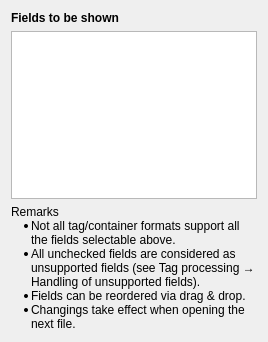
<?xml version="1.0" encoding="UTF-8"?>
<ui version="4.0">
 <class>QtGui::EditorFieldsOptionPage</class>
 <widget class="QWidget" name="QtGui::EditorFieldsOptionPage">
  <property name="geometry">
   <rect>
    <x>0</x>
    <y>0</y>
    <width>268</width>
    <height>342</height>
   </rect>
  </property>
  <property name="windowTitle">
   <string>Fields</string>
  </property>
  <layout class="QVBoxLayout" name="verticalLayout">
   <item>
    <widget class="QLabel" name="toBeShownLabel">
     <property name="styleSheet">
      <string notr="true">font-weight: bold;</string>
     </property>
     <property name="text">
      <string>Fields to be shown</string>
     </property>
    </widget>
   </item>
   <item>
    <widget class="QListView" name="fieldsListView">
     <property name="lineWidth">
      <number>1</number>
     </property>
     <property name="showDropIndicator" stdset="0">
      <bool>true</bool>
     </property>
     <property name="dragEnabled">
      <bool>true</bool>
     </property>
     <property name="dragDropMode">
      <enum>QAbstractItemView::InternalMove</enum>
     </property>
     <property name="defaultDropAction">
      <enum>Qt::MoveAction</enum>
     </property>
     <property name="movement">
      <enum>QListView::Free</enum>
     </property>
     <property name="flow">
      <enum>QListView::LeftToRight</enum>
     </property>
     <property name="isWrapping" stdset="0">
      <bool>true</bool>
     </property>
     <property name="spacing">
      <number>3</number>
     </property>
     <property name="wordWrap">
      <bool>true</bool>
     </property>
    </widget>
   </item>
   <item>
    <widget class="QLabel" name="infoLabel">
     <property name="text">
      <string>&lt;html&gt;
&lt;head/&gt;
&lt;body&gt;
Remarks
&lt;ul style=&quot;margin-left: -20px; margin-top: -3px; text-indent: 0px &quot;&gt;
&lt;li&gt;Not all tag/container formats support all the fields selectable above.&lt;/li&gt;
&lt;li&gt;All unchecked fields are considered as unsupported fields (see Tag processing → Handling of unsupported fields).&lt;/li&gt;
&lt;li&gt;Fields can be reordered via drag &amp;amp; drop.&lt;/li&gt;
&lt;li&gt;Changings take effect when opening the next file.&lt;/li&gt;
&lt;ul&gt;&lt;/body&gt;&lt;/html&gt;</string>
     </property>
     <property name="textFormat">
      <enum>Qt::AutoText</enum>
     </property>
     <property name="wordWrap">
      <bool>true</bool>
     </property>
    </widget>
   </item>
  </layout>
 </widget>
 <resources/>
 <connections/>
</ui>
